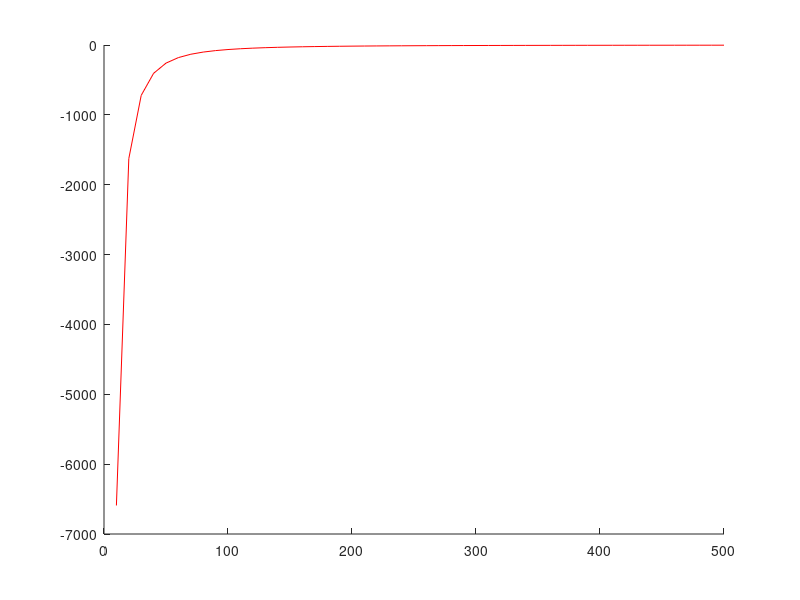

Here is the MATLAB script that generated this plot: (Note: this script raises an error after producing the figure.)
% Celestial Mechanics HW1
% Alec Lewandowski
% September 4th, 2025
clear variables
close all
clc

%% PROBLEM 3ii

% Defining vector values for mesh and constants.
vec = [10:10:500];
G = 6.67e-11;
M = 5.972e24;
m = 4.2e5;

% Iterating through vector "mesh" values for case (a), the orbiting mass on
% the inside of the shell.
r = 600e3;
R = 6378e3;
ftot = zeros(length(vec),1);
for i = 1:length(vec)
    th = linspace(0, pi, vec(i)+1);

    fnew = (G*M*m*0.5*sin(th).*(r-R*cos(th)))./((r^2 + R^2 - 2*r*R*cos(th)).^1.5);

    fmid = cumtrapz(fnew, th);

    ftot(i) = fmid(end);
end


figure(1)
hold on
plot(vec, ftot, 'r-')
yline(0)
hold off
xlabel('Mesh Size')
ylabel('Total Force Value [N]')
legend('Mascon Model','Analytical (F = 0)')
title('Mesh Model of an Obriting Body Inside a Spherical Shell')




% Iterating through vector "mesh" values for case (a), the orbiting mass on
% the inside of the shell.
r = 6778e3;
ftot = zeros(length(vec),1);
for k = 1:length(vec)
    th = linspace(0, pi, vec(k)+1);

    fnew = (G*M*m*0.5*sin(th).*(r-R*cos(th)))./((r^2 + R^2 - 2*r*R*cos(th)).^1.5);

    fmid = cumtrapz(fnew, th);

    ftot(k) = fmid(end);
end

analytical = -G*m*M/r^2;


figure(2)
hold on
plot(vec, ftot, 'r-')
yline(analytical)
hold off
xlabel('Mesh Size')
ylabel('Total Force Value [N]')
legend('Mascon Model','Analytical')
title('Mesh Model of an Obriting Body Outside a Spherical Shell')
